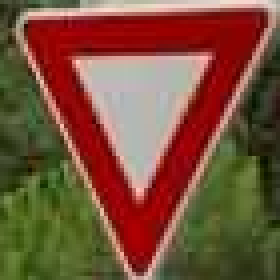
#> input picture CarND-Traffic-Sign-Classifier-Project/extra_signs/13_yield.png, 70 x 70 px (shown 4 times larger); its folder holds only this picture in this run
$ jupyter execute --allow-errors Traffic_Sign_Classifier.ipynb   (shell and % lines are left out)
#> lines starting #> are read from the running program, lines starting #| are printed output that depends on the picture
#> further down, image is the input picture: shape (70, 70, 4) float32; mean R, G, B, A 0.475, 0.318, 0.228, 1
# Self-Driving Car Engineer Nanodegree

## Deep Learning

## Project: Build a Traffic Sign Recognition Classifier

In this notebook, a template is provided for you to implement your functionality in stages, which is required to successfully complete this project. If additional code is required that cannot be included in the notebook, be sure that the Python code is successfully imported and included in your submission if necessary.

> **Note**: Once you have completed all of the code implementations, you need to finalize your work by exporting the iPython Notebook as an HTML document. Before exporting the notebook to html, all of the code cells need to have been run so that reviewers can see the final implementation and output. You can then export the notebook by using the menu above and navigating to  \n",
    "**File -> Download as -> HTML (.html)**. Include the finished document along with this notebook as your submission.

In addition to implementing code, there is a writeup to complete. The writeup should be completed in a separate file, which can be either a markdown file or a pdf document. There is a [write up template](https://github.com/udacity/CarND-Traffic-Sign-Classifier-Project/blob/master/writeup_template.md) that can be used to guide the writing process. Completing the code template and writeup template will cover all of the [rubric points](https://review.udacity.com/#!/rubrics/481/view) for this project.

The [rubric](https://review.udacity.com/#!/rubrics/481/view) contains "Stand Out Suggestions" for enhancing the project beyond the minimum requirements. The stand out suggestions are optional. If you decide to pursue the "stand out suggestions", you can include the code in this Ipython notebook and also discuss the results in the writeup file.

>**Note:** Code and Markdown cells can be executed using the **Shift + Enter** keyboard shortcut. In addition, Markdown cells can be edited by typically double-clicking the cell to enter edit mode.

---
## Step 0: Load The Data

[cell 1]
# Load pickled data
import pickle, pprint, csv

# TODO: Fill this in based on where you saved the training and testing data

training_file ='./traffic-signs-data/train.p'
validation_file='./traffic-signs-data/valid.p'
testing_file = './traffic-signs-data/test.p'

#> (the rest of this cell did not finish here and is left out)

---

## Step 1: Dataset Summary & Exploration

The pickled data is a dictionary with 4 key/value pairs:

- `'features'` is a 4D array containing raw pixel data of the traffic sign images, (num examples, width, height, channels).
- `'labels'` is a 1D array containing the label/class id of the traffic sign. The file `signnames.csv` contains id -> name mappings for each id.
- `'sizes'` is a list containing tuples, (width, height) representing the the original width and height the image.
- `'coords'` is a list containing tuples, (x1, y1, x2, y2) representing coordinates of a bounding box around the sign in the image. **THESE COORDINATES ASSUME THE ORIGINAL IMAGE. THE PICKLED DATA CONTAINS RESIZED VERSIONS (32 by 32) OF THESE IMAGES**

Complete the basic data summary below. Use python, numpy and/or pandas methods to calculate the data summary rather than hard coding the results. For example, the [pandas shape method](http://pandas.pydata.org/pandas-docs/stable/generated/pandas.DataFrame.shape.html) might be useful for calculating some of the summary results.

### Provide a Basic Summary of the Data Set Using Python, Numpy and/or Pandas

[cell 2]
import numpy as np
### Replace each question mark with the appropriate value.
### Use python, pandas or numpy methods rather than hard coding the results

# TODO: Number of training examples
#> (the rest of this cell did not finish here and is left out)

### Include an exploratory visualization of the dataset

Visualize the German Traffic Signs Dataset using the pickled file(s). This is open ended, suggestions include: plotting traffic sign images, plotting the count of each sign, etc.

The [Matplotlib](http://matplotlib.org/) [examples](http://matplotlib.org/examples/index.html) and [gallery](http://matplotlib.org/gallery.html) pages are a great resource for doing visualizations in Python.

**NOTE:** It's recommended you start with something simple first. If you wish to do more, come back to it after you've completed the rest of the sections.

[cell 3]
### Data exploration visualization code goes here.
### Feel free to use as many code cells as needed.
# Visualizations will be shown in the notebook.
import random
import numpy as np
import matplotlib.pyplot as plt

#plotting traffic sign images
fig, sign = plt.subplots(nrows=3, ncols=4, figsize=(10,10));
sign = sign.ravel() #Return a contiguous flattened array.

#> (the rest of this cell did not finish here and is left out)

[cell 4]
# plotting the count of each sign
import seaborn as sns
import pandas as pd
from pandas import Series,DataFrame

#> (the rest of this cell did not finish here and is left out)

----

## Step 2: Design and Test a Model Architecture

Design and implement a deep learning model that learns to recognize traffic signs. Train and test your model on the [German Traffic Sign Dataset](http://benchmark.ini.rub.de/?section=gtsrb&subsection=dataset).

There are various aspects to consider when thinking about this problem:

- Neural network architecture
- Play around preprocessing techniques (normalization, rgb to grayscale, etc)
- Number of examples per label (some have more than others).
- Generate fake data.

Here is an example of a [published baseline model on this problem](http://yann.lecun.com/exdb/publis/pdf/sermanet-ijcnn-11.pdf). It's not required to be familiar with the approach used in the paper but, it's good practice to try to read papers like these.

**NOTE:** The LeNet-5 implementation shown in the [classroom](https://classroom.udacity.com/nanodegrees/nd013/parts/fbf77062-5703-404e-b60c-95b78b2f3f9e/modules/6df7ae49-c61c-4bb2-a23e-6527e69209ec/lessons/601ae704-1035-4287-8b11-e2c2716217ad/concepts/d4aca031-508f-4e0b-b493-e7b706120f81) at the end of the CNN lesson is a solid starting point. You'll have to change the number of classes and possibly the preprocessing, but aside from that it's plug and play!

### Pre-process the Data Set (normalization, grayscale, etc.)

Use the code cell (or multiple code cells, if necessary) to implement the first step of your project.

Normalizing the data dimensions so that they are of approximately the same scale.Zero Mean as possible so that the optimizer can have it easily to decrease the variance in its job.

[cell 5]
### Preprocess the data here. Preprocessing steps could include normalization, converting to grayscale, etc.
### Feel free to use as many code cells as needed.
def normalize(samples):
    """Normalize data"""
    return (samples - samples.mean()) / (np.max(samples) - np.min(samples))

#> (the rest of this cell did not finish here and is left out)

[cell 6]
from sklearn.utils import shuffle

#> (the rest of this cell did not finish here and is left out)

## Setup TensorFlow
The `EPOCH` and `BATCH_SIZE` values affect the training speed and model accuracy.

You do not need to modify this section.

[cell 7]
import tensorflow as tf

EPOCHS = 20 # before 14
BATCH_SIZE = 64

### Model Architecture

| Layer         		|     Description	        					|
|:---------------------:|:---------------------------------------------:|
| Input         		| 32x32x3 RGB image   							|
| Convolution 3x3     	| 1x1 stride, valid padding, outputs 30x30x32 	|
| RELU					|	Activation function											|
| Max pooling	      	| 2x2 kernel size, 1x1 stride,  outputs 29x29x32 				|
| Convolution 3x3     	| 1x1 stride, valid padding, outputs 27x27x64 	|
| RELU					| Activation function|
| Max pooling	      	| 2x2 kernel size, 1x1 stride,  outputs 26x26x64 				|
| Convolution 3x3     	| 1x1 stride, valid padding, outputs 24x24x128 	|
| RELU					|	Activation function											|
| Max pooling	      	| 2x2 kernel size, 2x2 stride,  outputs 12x12x128 				|
| Convolution 3x3     	| 1x1 stride, valid padding, outputs 10x10x256 	|
| RELU					|	Activation function											|
| Max pooling	      	| 2x2 kernel size, 2x2 stride,  outputs 5x5x256 				|
|Flatten layer|Function flattens a Tensor into two dimensions|
| Fully connected		| 6200 inputs -> 1200 outputs							|
| Fully connected		|1200 inputs -> 400 outputs 	|
| dropout | Reduce overfitting. Turn on only during training|
| Fully connected		|400 inputs -> 120 outputs 		|
| dropout | Reduce overfitting. Turn on only during training|
| Fully connected		|120 inputs -> 43 outputs			|
| Softmax				| softmax_cross_entropy_with_logits       									|
| Regularization| L2 Regularization|

[cell 8]
### Define your architecture here.
### Feel free to use as many code cells as needed.
from tensorflow.contrib.layers import flatten

# [101 lines left out: function LeNet, not called in this run]

### Train, Validate and Test the Model

A validation set can be used to assess how well the model is performing. A low accuracy on the training and validation
sets imply underfitting. A high accuracy on the test set but low accuracy on the validation set implies overfitting.

[cell 9]
### Train your model here.
"""Calculate and report the accuracy on the training and validation set.
   Feel free to use as many code cells as needed."""

#Features and Labels
"""x is a placeholder for a batch of input images.
   y is a placeholder for a batch of output labels."""
#> (the rest of this cell did not finish here and is left out)

### Train the Model
Run the training data through the training pipeline to train the model.

Before each epoch, shuffle the training set.

After each epoch, measure the loss and accuracy of the validation set.

Save the model after training.

#> (a cell that did not finish here is left out)

### Evaluate the Model

Once you are completely satisfied with your model, evaluate the performance of the model on the test set.

Be sure to only do this once!

If you were to measure the performance of your trained model on the test set, then improve your model, and then measure the performance of your model on the test set again, that would invalidate your test results. You wouldn't get a true measure of how well your model would perform against real data.

#> (a cell that did not finish here is left out)

---

## Step 3: Test a Model on New Images

To give yourself more insight into how your model is working, download at least five pictures of German traffic signs from the web and use your model to predict the traffic sign type.

You may find `signnames.csv` useful as it contains mappings from the class id (integer) to the actual sign name.

### Load and Output the Images

[cell 12]
### Load the images and plot them here.
### Feel free to use as many code cells as needed.
import os
import matplotlib.pyplot as plt
import matplotlib.image as mpimg
import numpy as np
import cv2

def rgb(img):
    """Convert from 4 channel color (RGBA) to 3 channel color (RGB)"""
    return cv2.cvtColor(img, cv2.COLOR_RGBA2RGB)

def resize(img, pixel):
    """Resize image and keep aspect ratio"""
#> called with pixel = 32
    r = pixel / img.shape[1]
#> r = 0.457
    dim = (pixel, int(img.shape[0] * r))
#> dim = (32, 32)
    return cv2.resize(img, dim, interpolation = cv2.INTER_AREA)
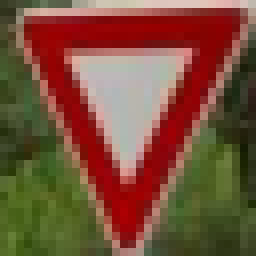
#> returned value: shape (32, 32, 3) float32 (shown 8 times larger); mean of channels 0, 1, 2 0.475, 0.318, 0.228; drawn as R, G, B

path = "extra_signs/"
dirs = os.listdir(path)
extra_signs = []
extra_signs_label = []

#plotting traffic sign images
fig, sign = plt.subplots(nrows=3, ncols=4, figsize=(10,10));
sign = sign.ravel() #Return a contiguous flattened array.
i = 1

#> (the rest of this cell did not finish here and is left out)


$ run again, on CarND-Traffic-Sign-Classifier-Project/extra_signs/28_children_crossing.png
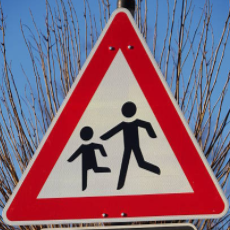
#> input picture CarND-Traffic-Sign-Classifier-Project/extra_signs/28_children_crossing.png, 230 x 230 px
#> image is the input picture: shape (230, 230, 4) float32; mean R, G, B, A 0.525, 0.409, 0.485, 1
#> in resize, `return cv2.resize(img, dim, interpolation = cv2.INTER_AREA)`:
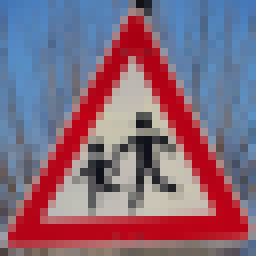
#> returned value: shape (32, 32, 3) float32 (shown 8 times larger); mean of channels 0, 1, 2 0.525, 0.409, 0.485; drawn as R, G, B

$ run again, on CarND-Traffic-Sign-Classifier-Project/extra_signs/2_50.png
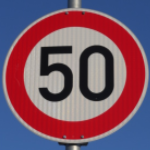
#> input picture CarND-Traffic-Sign-Classifier-Project/extra_signs/2_50.png, 150 x 150 px
#> image is the input picture: shape (150, 150, 4) float32; mean R, G, B, A 0.484, 0.336, 0.413, 1
#> in resize, `return cv2.resize(img, dim, interpolation = cv2.INTER_AREA)`:
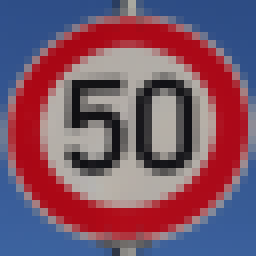
#> returned value: shape (32, 32, 3) float32 (shown 8 times larger); mean of channels 0, 1, 2 0.484, 0.336, 0.413; drawn as R, G, B

$ run again, on CarND-Traffic-Sign-Classifier-Project/extra_signs/14_stop.png
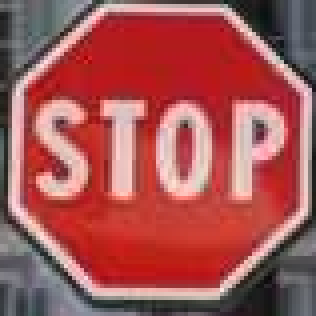
#> input picture CarND-Traffic-Sign-Classifier-Project/extra_signs/14_stop.png, 79 x 79 px (shown 4 times larger)
#> image is the input picture: shape (79, 79, 4) float32; mean R, G, B, A 0.641, 0.333, 0.332, 1
#> in resize, `return cv2.resize(img, dim, interpolation = cv2.INTER_AREA)`:
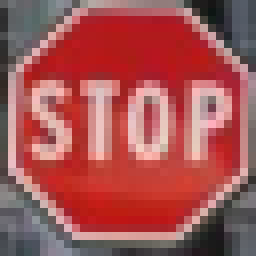
#> returned value: shape (32, 32, 3) float32 (shown 8 times larger); mean of channels 0, 1, 2 0.641, 0.333, 0.332; drawn as R, G, B
